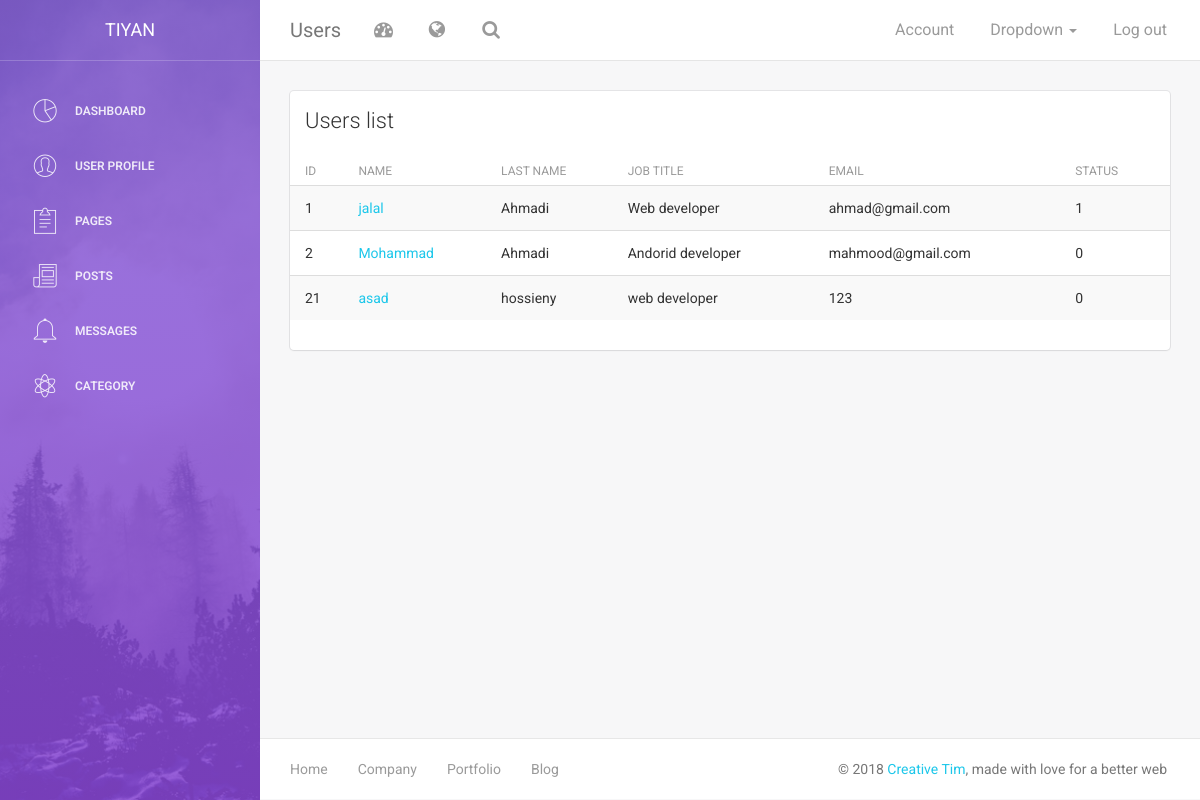
/addCategory.php (signed in), run on the app's committed database.
### tables this page shows
CREATE TABLE IF NOT EXISTS `usertable` (
  `user_id` int(11) NOT NULL AUTO_INCREMENT,
  `name` varchar(32) DEFAULT NULL,
  `last_name` varchar(32) DEFAULT NULL,
  `job_title` varchar(32) DEFAULT NULL,
  `username` varchar(40) DEFAULT NULL,
  `password` varchar(32) DEFAULT NULL,
  `re_pass` varchar(120) NOT NULL,
  `email` varchar(32) DEFAULT NULL,
  `profile_pic` varchar(40) DEFAULT NULL,
  `status` tinyint(1) DEFAULT NULL,
  `login_type` tinyint(1) DEFAULT NULL,
  PRIMARY KEY (`user_id`)
);

### addCategory.php (the view, shortened to what this page needs)
<?php
$con = include("phpAssets/connect.php");
$query = "SELECT * FROM usertable";
$res = mysqli_query($connect,$query);
$fetch = mysqli_fetch_assoc($res);
?>
<!doctype html>
<html lang="en">
<head>
    <link href="assets/css/bootstrap.min.css" rel="stylesheet" />
    <link href="assets/css/animate.min.css" rel="stylesheet"/>
    <link href="assets/css/light-bootstrap-dashboard.css?v=1.4.0" rel="stylesheet"/>
    <link href="assets/css/demo.css" rel="stylesheet" />
    <link href="http://maxcdn.bootstrapcdn.com/font-awesome/4.2.0/css/font-awesome.min.css" rel="stylesheet">
    <link href="assets/css/pe-icon-7-stroke.css" rel="stylesheet" />
</head>
<body>
<div class="wrapper">
	<?php $active= basename($_SERVER['PHP_SELF'],".php"); include('phpAssets/sidebar.php');?>
    <div class="main-panel">
		<?php $head ='Users'; include('phpAssets/header.php');?>
        <div class="content">
            <div class="container-fluid">
                <div class="row">
                    <div class="col-md-12">
                        <div class="card">
                            <div class="header">
                                <h4 class="title">Users list</h4>
                            </div>
                            <div class="content table-responsive table-full-width">
                                <table class="table table-hover table-striped">
                                    <thead>
                                        <th>ID</th>
                                    	<th>Name</th>
                                    	<th>Last name</th>
                                    	<th>Job title</th>
                                    	<th>email</th>
										<th>Status</th>
                                    </thead>
                                    <tbody>
										<?php
											do{
												$id = $fetch['user_id'];
												$name = $fetch['name'];
												$lastname=$fetch['last_name'];
												$job = $fetch['job_title'];
												$email = $fetch['email'];
												$status =$fetch['status'];
											echo "<tr>
													<td>$id</td>
													<td><a href='user.php?user=$id'>$name</a></td>
													<td>$lastname</td>
													<td>$job</td>
													<td>$email</td>
													<td>$status</td>
												</tr>";
											}while($fetch = mysqli_fetch_assoc($res));
										?>
                                    </tbody>
                                </table>
                            </div>
                        </div>
                    </div>
                </div>
            </div>
        </div>
			<?php include('phpAssets/footer.php');?>
    </div>
</div>
</body>
</html>

### data on the page
usertable: user_id "1", name "jalal", last_name "Ahmadi", job_title "Web developer", email "ahmad@gmail.com", status "1"
usertable: user_id "2", name "Mohammad", last_name "Ahmadi", job_title "Andorid developer", email "mahmood@gmail.com", status "0"
usertable: user_id "21", name "asad", last_name "hossieny", job_title "web developer", email "123", status "0"

### other printed values
$head "Users"
